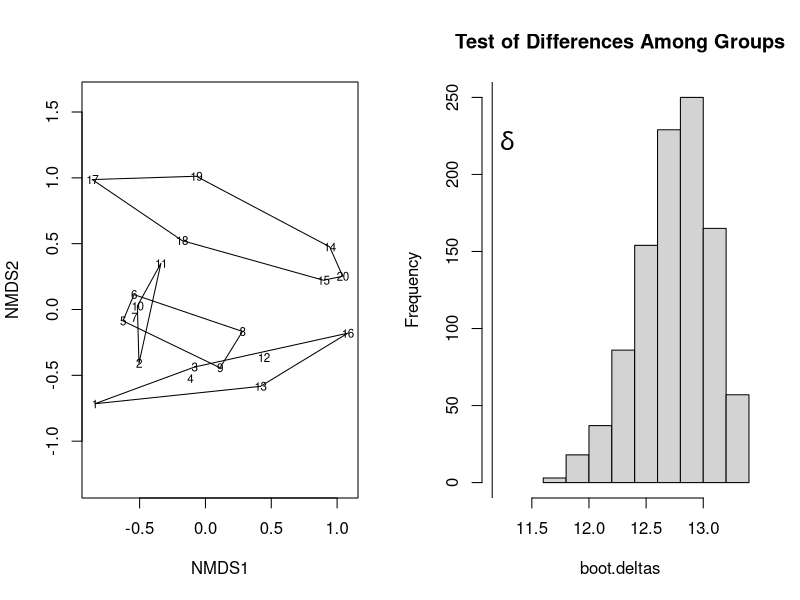
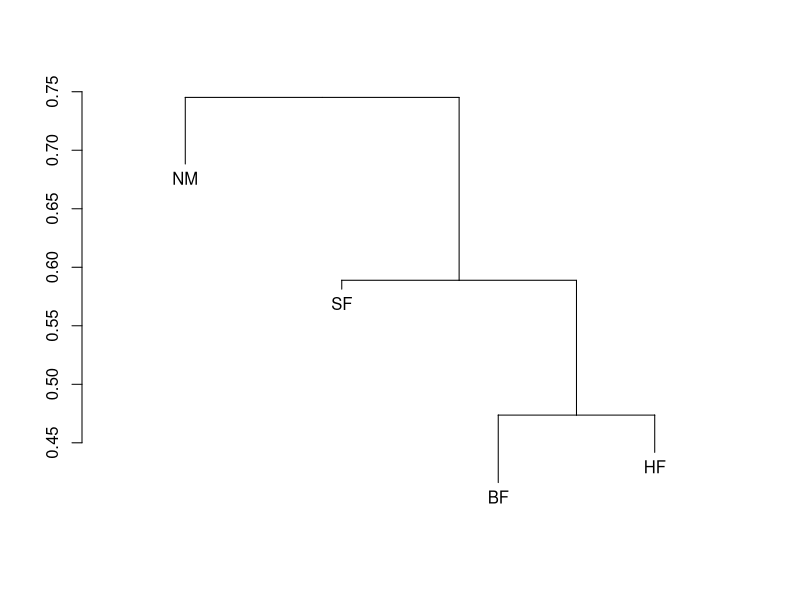
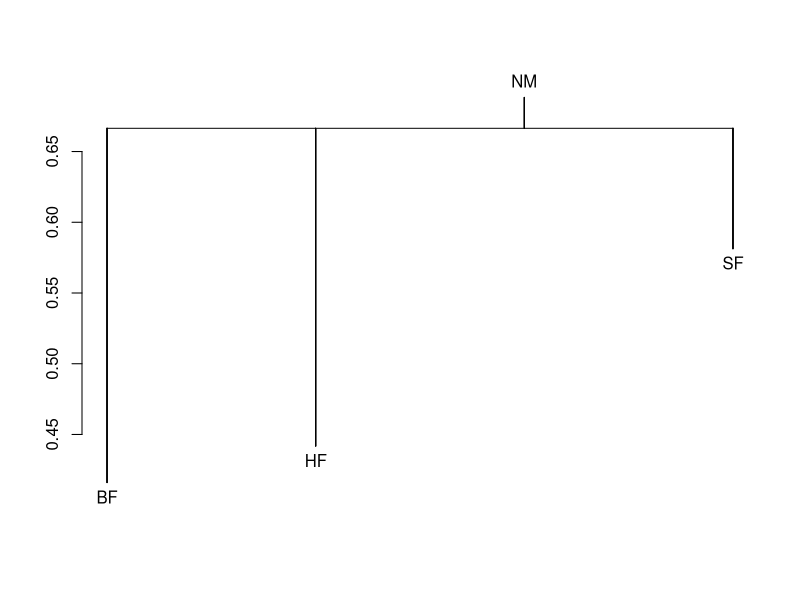

Reproduce these figures in R, in order.
library(vegan)


### Name: mrpp
### Title: Multi Response Permutation Procedure and Mean Dissimilarity
###   Matrix
### Aliases: mrpp meandist summary.meandist plot.meandist
### Keywords: multivariate nonparametric htest

### ** Examples

data(dune)
data(dune.env)
dune.mrpp <- with(dune.env, mrpp(dune, Management))
dune.mrpp

# Save and change plotting parameters
def.par <- par(no.readonly = TRUE)
layout(matrix(1:2,nr=1))

plot(dune.ord <- metaMDS(dune), type="text", display="sites" )
with(dune.env, ordihull(dune.ord, Management))

with(dune.mrpp, {
  fig.dist <- hist(boot.deltas, xlim=range(c(delta,boot.deltas)), 
                 main="Test of Differences Among Groups")
  abline(v=delta); 
  text(delta, 2*mean(fig.dist$counts), adj = -0.5,
     expression(bold(delta)), cex=1.5 )  }
)
par(def.par)
## meandist
dune.md <- with(dune.env, meandist(vegdist(dune), Management))
dune.md
summary(dune.md)
plot(dune.md)
plot(dune.md, kind="histogram")
